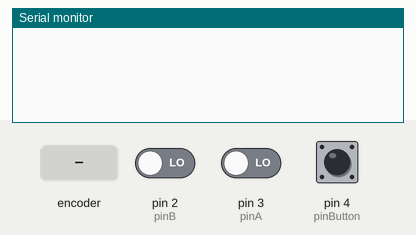
This sketch was run on a simulated Arduino Leonardo, built with avr-gcc and run on an emulated ATmega32U4. Parts: the last lines printed to the serial monitor. The inputs (shaded band) are chosen by the test bench; at power-on: pin 4 (pinButton) HIGH, pin 2 (pinB) LOW, pin 3 (pinA) LOW. No radio packets arrive unless stated.

Above: at 1.2 s.
1.3 s: rotary encoder on pin 3 (pinA) / pin 2 (pinB) turned 3 steps (first pin leading)
At 2.4 s:
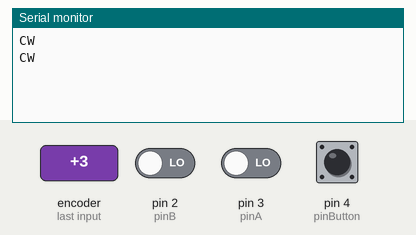
3.4 s: pin 4 (pinButton) pulled LOW for 0.15 s
At 4.7 s:
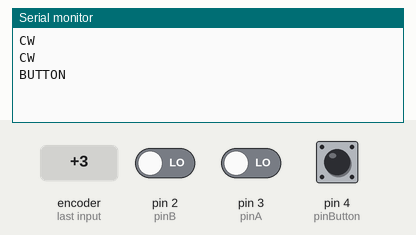
5.0 s: rotary encoder on pin 3 (pinA) / pin 2 (pinB) turned 2 steps (second pin leading)
At 6.3 s:
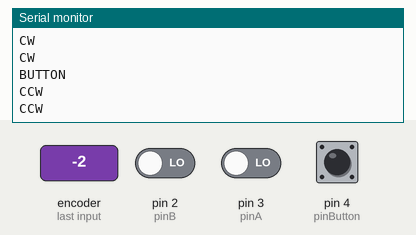
6.9 s: pin 4 (pinButton) pulsed LOW 2 times (0.12 s each, 0.3 s apart)
At 8.1 s:
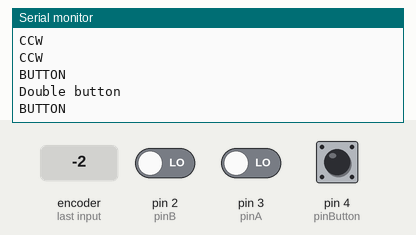

The sketch:

LED-Transmitter.ino
```cpp
#include <SPI.h>
#include <RH_NRF24.h>

#define CW  1
#define CCW 0

#define CLIENT_ADDRESS 0x02
#define SERVER_ADDRESS 0x01


//PinMapping
const byte pinA = 3;
const byte pinB = 2;
const byte pinButton = 4;


//States
volatile byte stateA = HIGH;
volatile byte stateB = HIGH;
byte stateButton = HIGH;

unsigned long buttonTimeOut = millis();


enum LedSettingState
{
  SET_BRIGHTNESS,
  SET_DIFFERENCE
};

LedSettingState ledSetState = SET_BRIGHTNESS;
unsigned long buttonDoublePushTimer = 0;


//Rotary encoder StateEngine
enum EncoderState
{
  WAIT_ALL,

  //CLOCKWISE STATES
  CW_WAIT_B_LOW,
  CW_WAIT_A_HIGH,
  CW_WAIT_B_HIGH,

  //COUNTERCLOCKWISE STATES
  CCW_WAIT_A_LOW,
  CCW_WAIT_B_HIGH,
  CCW_WAIT_A_HIGH

};

volatile EncoderState eState = WAIT_ALL;


RH_NRF24 nrf24;


void setup()
{
  Serial.begin(9600);

  while (!Serial)
    ; // wait for serial port to connect. Needed for Leonardo only
  if (!nrf24.init())
    Serial.println("init failed");
  // Defaults after init are 2.402 GHz (channel 2), 2Mbps, 0dBm
  if (!nrf24.setChannel(1))
    Serial.println("setChannel failed");
  if (!nrf24.setRF(RH_NRF24::DataRate2Mbps, RH_NRF24::TransmitPower0dBm))
    Serial.println("setRF failed");


  pinMode(pinA, INPUT);
  pinMode(pinB, INPUT);
  pinMode(pinButton, INPUT_PULLUP);

  attachInterrupt(digitalPinToInterrupt(pinA), HandleRotaryA, CHANGE);
  attachInterrupt(digitalPinToInterrupt(pinB), HandleRotaryB, CHANGE);
}


void loop()
{
  ReadButton();
}


void ReadButton()
{
  if (millis() - buttonTimeOut > 80)
  {
    byte currentButtonState = digitalRead(pinButton);
    if (stateButton == LOW && currentButtonState == HIGH)
      ButtonPushed();

    stateButton = currentButtonState;

    buttonTimeOut = millis();
  }
}


void ButtonPushed()
{
  LedSettingState lst = ledSetState;
  switch (ledSetState)
  {
    case SET_BRIGHTNESS:
      ledSetState = SET_DIFFERENCE;
      break;

    case SET_DIFFERENCE:
      ledSetState = SET_BRIGHTNESS;
      break;
  }

  if (millis() - buttonDoublePushTimer < 400)
  {
    Serial.println("Double button");
    uint8_t data[2] = {SERVER_ADDRESS, 0xAA};
    nrf24.send(data, sizeof(data));
  }
  else
    buttonDoublePushTimer = millis();

  Serial.println("BUTTON");
}


void Rotate(int dir)
{
  uint8_t data[2];
  data[0] = SERVER_ADDRESS;

  eState = WAIT_ALL;

  if (dir == CW)
  {
    Serial.println("CW");
    if (ledSetState == SET_DIFFERENCE)
      data[1] = 0xBB;

    if (ledSetState == SET_BRIGHTNESS)
      data[1] = 0xDD;
  }
  else if (dir == CCW)
  {
    Serial.println("CCW");
    if (ledSetState == SET_DIFFERENCE)
      data[1] = 0xCC;

    if (ledSetState == SET_BRIGHTNESS)
      data[1] = 0xEE;
  }

  nrf24.send(data, sizeof(data));
}


void HandleRotary(int pin, byte state)
{
  if (pin == pinA)
  {
    switch (eState)
    {
      case WAIT_ALL:
        if (state == LOW)
          eState = CW_WAIT_B_LOW;
        break;

      case CW_WAIT_B_LOW:
        if (state == HIGH)
          eState = WAIT_ALL;
        break;

      case CW_WAIT_A_HIGH:
        if (state == HIGH)
          eState = CW_WAIT_B_HIGH;
        break;

      case CW_WAIT_B_HIGH:
        if (state == LOW)
          eState = CW_WAIT_A_HIGH;
        break;

      case CCW_WAIT_A_LOW:
        if (state == LOW)
          eState = CCW_WAIT_B_HIGH;
        break;

      case CCW_WAIT_B_HIGH:
        if (state == HIGH)
          CCW_WAIT_A_LOW;
        break;

      case CCW_WAIT_A_HIGH:
        if (state == HIGH)
          Rotate(CCW);
        break;
    }
  }

  else if (pin == pinB)
  {
    switch (eState)
    {
      case WAIT_ALL:
        if (state == LOW)
          eState = CCW_WAIT_A_LOW;
        break;

      case CW_WAIT_B_LOW:
        if (state == LOW)
          eState = CW_WAIT_A_HIGH;
        break;

      case CW_WAIT_A_HIGH:
        if (state == HIGH)
          eState = CW_WAIT_B_LOW;
        break;

      case CW_WAIT_B_HIGH:
        if (state == HIGH)
          Rotate(CW);
        break;

      case CCW_WAIT_A_LOW:
        if (state == HIGH)
          eState = WAIT_ALL;
        break;

      case CCW_WAIT_B_HIGH:
        if (state == HIGH)
          eState = CCW_WAIT_A_HIGH;
        break;

      case CCW_WAIT_A_HIGH:
        if (state == LOW)
          eState = CCW_WAIT_B_HIGH;
        break;
    }

  }

  if (stateA == HIGH && stateB == HIGH)
    eState = WAIT_ALL;
}


void HandleRotaryA()
{
  byte newState = digitalRead(pinA);
  if (stateA != newState)
  {
    stateA = newState;
    HandleRotary(pinA, stateA);
  }
}


void HandleRotaryB()
{
  byte newState = digitalRead(pinB);
  if (stateB != newState)
  {
    stateB = newState;
    HandleRotary(pinB, stateB);
  }
}
```

Measured:
- after the input at 1.3 s, the serial monitor: prints a new line after 0.28 s (image 1)
- after the input at 3.4 s, the serial monitor: prints a new line after 0.17 s (image 2)
- after the input at 5.0 s, the serial monitor: prints a new line after 0.08 s (image 3)
- after the input at 6.9 s, the serial monitor: prints a new line after 0.15 s (image 4)
